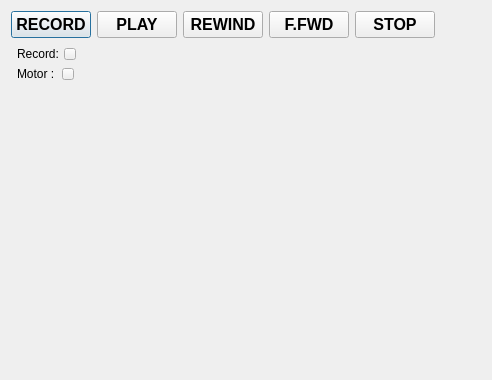
<?xml version="1.0" encoding="UTF-8"?>
<ui version="4.0">
 <class>TapeWindow</class>
 <widget class="QDialog" name="TapeWindow">
  <property name="geometry">
   <rect>
    <x>0</x>
    <y>0</y>
    <width>485</width>
    <height>380</height>
   </rect>
  </property>
  <property name="windowTitle">
   <string>Datasette 1530</string>
  </property>
  <layout class="QVBoxLayout" name="verticalLayout">
   <item>
    <layout class="QHBoxLayout" name="horizontalLayout">
     <item>
      <widget class="QPushButton" name="Rec">
       <property name="font">
        <font>
         <pointsize>12</pointsize>
         <weight>75</weight>
         <bold>true</bold>
        </font>
       </property>
       <property name="text">
        <string>RECORD</string>
       </property>
       <property name="checkable">
        <bool>true</bool>
       </property>
      </widget>
     </item>
     <item>
      <widget class="QPushButton" name="Play">
       <property name="font">
        <font>
         <pointsize>12</pointsize>
         <weight>75</weight>
         <bold>true</bold>
        </font>
       </property>
       <property name="text">
        <string>PLAY</string>
       </property>
       <property name="checkable">
        <bool>true</bool>
       </property>
      </widget>
     </item>
     <item>
      <widget class="QPushButton" name="Rew">
       <property name="font">
        <font>
         <pointsize>12</pointsize>
         <weight>75</weight>
         <bold>true</bold>
        </font>
       </property>
       <property name="text">
        <string>REWIND</string>
       </property>
       <property name="checkable">
        <bool>true</bool>
       </property>
      </widget>
     </item>
     <item>
      <widget class="QPushButton" name="FFw">
       <property name="font">
        <font>
         <pointsize>12</pointsize>
         <weight>75</weight>
         <bold>true</bold>
        </font>
       </property>
       <property name="text">
        <string>F.FWD</string>
       </property>
       <property name="checkable">
        <bool>true</bool>
       </property>
      </widget>
     </item>
     <item>
      <widget class="QPushButton" name="Stop">
       <property name="font">
        <font>
         <pointsize>12</pointsize>
         <weight>75</weight>
         <bold>true</bold>
        </font>
       </property>
       <property name="text">
        <string>STOP</string>
       </property>
       <property name="checkable">
        <bool>true</bool>
       </property>
      </widget>
     </item>
     <item>
      <widget class="QPushButton" name="Volume">
       <property name="text">
        <string/>
       </property>
       <property name="iconSize">
        <size>
         <width>16</width>
         <height>16</height>
        </size>
       </property>
       <property name="flat">
        <bool>true</bool>
       </property>
      </widget>
     </item>
     <item>
      <spacer name="horizontalSpacer">
       <property name="orientation">
        <enum>Qt::Horizontal</enum>
       </property>
       <property name="sizeHint" stdset="0">
        <size>
         <width>40</width>
         <height>20</height>
        </size>
       </property>
      </spacer>
     </item>
    </layout>
   </item>
   <item>
    <layout class="QHBoxLayout" name="horizontalLayout_2">
     <item>
      <widget class="WidgetTapeCounter" name="Counter" native="true"/>
     </item>
     <item>
      <layout class="QVBoxLayout" name="verticalLayout_2">
       <property name="spacing">
        <number>0</number>
       </property>
       <item>
        <layout class="QHBoxLayout" name="horizontalLayout_4">
         <item>
          <widget class="QLabel" name="label">
           <property name="text">
            <string>Record:</string>
           </property>
          </widget>
         </item>
         <item>
          <spacer name="horizontalSpacer_5">
           <property name="orientation">
            <enum>Qt::Horizontal</enum>
           </property>
           <property name="sizeType">
            <enum>QSizePolicy::Fixed</enum>
           </property>
           <property name="sizeHint" stdset="0">
            <size>
             <width>5</width>
             <height>20</height>
            </size>
           </property>
          </spacer>
         </item>
         <item>
          <widget class="QPushButton" name="RecordLED">
           <property name="sizePolicy">
            <sizepolicy hsizetype="Fixed" vsizetype="Fixed">
             <horstretch>0</horstretch>
             <verstretch>0</verstretch>
            </sizepolicy>
           </property>
           <property name="minimumSize">
            <size>
             <width>12</width>
             <height>12</height>
            </size>
           </property>
           <property name="maximumSize">
            <size>
             <width>12</width>
             <height>12</height>
            </size>
           </property>
           <property name="text">
            <string/>
           </property>
          </widget>
         </item>
         <item>
          <spacer name="horizontalSpacer_2">
           <property name="orientation">
            <enum>Qt::Horizontal</enum>
           </property>
           <property name="sizeHint" stdset="0">
            <size>
             <width>40</width>
             <height>20</height>
            </size>
           </property>
          </spacer>
         </item>
        </layout>
       </item>
       <item>
        <layout class="QHBoxLayout" name="horizontalLayout_5">
         <item>
          <widget class="QLabel" name="label_2">
           <property name="text">
            <string>Motor :</string>
           </property>
          </widget>
         </item>
         <item>
          <spacer name="horizontalSpacer_4">
           <property name="orientation">
            <enum>Qt::Horizontal</enum>
           </property>
           <property name="sizeType">
            <enum>QSizePolicy::Fixed</enum>
           </property>
           <property name="sizeHint" stdset="0">
            <size>
             <width>7</width>
             <height>20</height>
            </size>
           </property>
          </spacer>
         </item>
         <item>
          <widget class="QPushButton" name="MotorLED">
           <property name="sizePolicy">
            <sizepolicy hsizetype="Fixed" vsizetype="Fixed">
             <horstretch>0</horstretch>
             <verstretch>0</verstretch>
            </sizepolicy>
           </property>
           <property name="minimumSize">
            <size>
             <width>12</width>
             <height>12</height>
            </size>
           </property>
           <property name="maximumSize">
            <size>
             <width>12</width>
             <height>12</height>
            </size>
           </property>
           <property name="text">
            <string/>
           </property>
          </widget>
         </item>
         <item>
          <spacer name="horizontalSpacer_3">
           <property name="orientation">
            <enum>Qt::Horizontal</enum>
           </property>
           <property name="sizeHint" stdset="0">
            <size>
             <width>40</width>
             <height>20</height>
            </size>
           </property>
          </spacer>
         </item>
        </layout>
       </item>
      </layout>
     </item>
    </layout>
   </item>
   <item>
    <widget class="WidgetFileBrowse" name="FileBrowser" native="true"/>
   </item>
   <item>
    <widget class="QLabel" name="TapeInfoOut">
     <property name="text">
      <string/>
     </property>
    </widget>
   </item>
  </layout>
 </widget>
 <customwidgets>
  <customwidget>
   <class>WidgetFileBrowse</class>
   <extends>QWidget</extends>
   <header>widget_file_browse.h</header>
   <container>1</container>
  </customwidget>
  <customwidget>
   <class>WidgetTapeCounter</class>
   <extends>QWidget</extends>
   <header>widget_tape_counter.h</header>
   <container>1</container>
  </customwidget>
 </customwidgets>
 <resources/>
 <connections/>
</ui>
